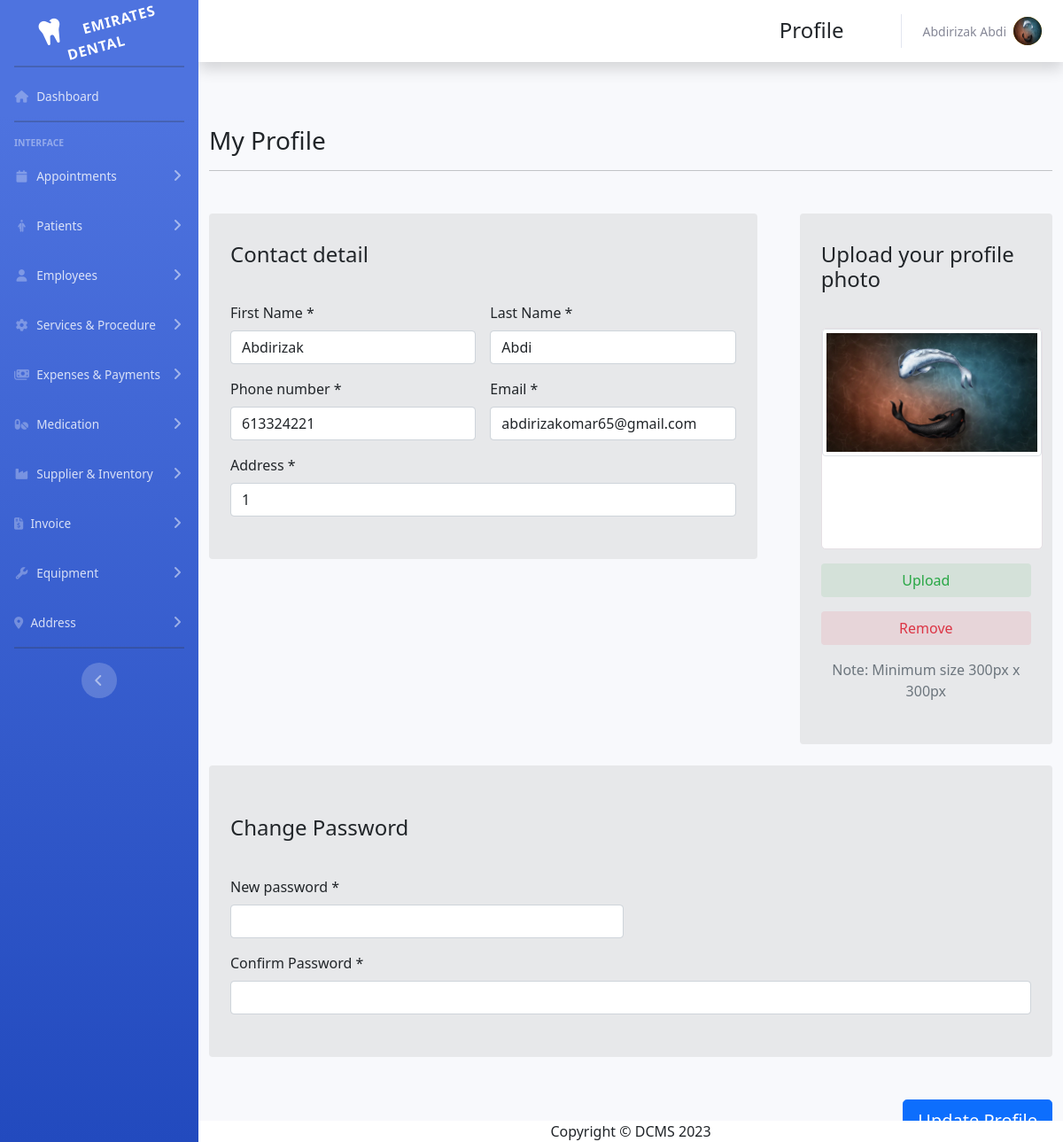
The app's page /index.php?page=profile (signed in) with its own data.
### tables this page shows
CREATE TABLE `employees` (
  `employee_id` int(11) NOT NULL,
  `first_name` varchar(255) DEFAULT NULL,
  `last_name` varchar(255) DEFAULT NULL,
  `email` varchar(255) DEFAULT NULL,
  `phone` varchar(255) DEFAULT NULL,
  `role_id` int(11) DEFAULT NULL,
  `qualification` varchar(255) DEFAULT NULL,
  `experience` varchar(50) DEFAULT NULL,
  `address` int(11) DEFAULT NULL,
  `gender` varchar(20) DEFAULT NULL,
  `profile` varchar(255) DEFAULT NULL,
  `hire_date` date DEFAULT NULL
);

### app/dashboard/profile.php (the view, shortened to what this page needs)
<?php
include_once('./app/database/conn.php');
$id = $_SESSION["empid"];
$sql = "SELECT * FROM employees WHERE employee_id='$id'";
$result = $conn->query($sql);
$row = $result->fetch_assoc();
$profile = './app/img/employee/' . $row['profile'];
?>
<div class="container">
    <div class="row">
        <div class="col-12">
            <div class="my-5">
                <h3>My Profile</h3>
                <hr>
            </div>
            <form class="file-upload" id='profileUpdate' enctype="multipart/form-data">
                <div class="row mb-5 gx-5">
                    <div class="col-xl-8 mb-5 mb-xxl-0">
                        <div class="bg-secondary-soft px-4 py-5 rounded">
                            <div class="row g-3">
                                <h4 class="mb-4 mt-0">Contact detail</h4>
                                <div class="col-md-6">
                                    <label class="form-label" for="firstName">First Name *</label>
                                    <input type="text" class="form-control" id="first_Name" name="firstName" value="<?php echo $row['first_name']; ?>">
                                </div>
                                <div class="col-md-6">
                                    <label class="form-label" for="lastName">Last Name *</label>
                                    <input type="text" class="form-control" id="last_Name" name="lastName" value="<?php echo $row['last_name']; ?>">
                                </div>
                                <div class="col-md-6">
                                    <label class="form-label" for="phoneNumber">Phone number *</label>
                                    <input type="text" class="form-control" id="phone" name="phoneNumber" value="<?php echo $row['phone']; ?>">
                                </div>
                                <div class="col-md-6">
                                    <label for="email" class="form-label">Email *</label>
                                    <input type="email" class="form-control" id="email" name="email" value="<?php echo $row['email']; ?>">
                                </div>
                                <div class="col-md-12">
                                    <label for="address" class="form-label">Address *</label>
                                    <input type="text" class="form-control" id="address" name="address" value="<?php echo $row['address']; ?>">
                                </div>
                            </div>
                        </div>
                    </div>
                    <div class="col-xl-4">
                        <div class="bg-secondary-soft px-4 py-5 rounded">
                            <div class="row g-3">
                                <h4 class="mb-4 mt-0">Upload your profile photo</h4>
                                <div class="text-center">
                                    <div class="square position-relative display-2 mb-3">
                                        <img src="<?php echo $profile; ?>" class="img-thumbnail" alt="User Profile Picture Is not available" />
                                    </div>
                                    <label class="btn btn-success-soft btn-block" for="profile">Upload</label>
                                    <button type="button" class="btn btn-danger-soft btn-block">Remove</button>
                                    <p class="text-muted mt-3 mb-0"><span class="me-1">Note:</span>Minimum size 300px x 300px</p>
                                </div>
                            </div>
                        </div>
                    </div>
                    <div class="col-xxl-6 mt-4">
                        <div class="bg-secondary-soft px-4 py-5 rounded">
                            <div class="row g-3">
                                <h4 class="my-4">Change Password</h4>
                                <div class="col-md-6">
                                    <label for="newPassword" class="form-label">New password *</label>
                                    <input type="password" class="form-control" id="newPassword" name="newPassword" >
                                </div>
                                <div class="col-md-12">
                                    <label for="confirmNewPassword" class="form-label">Confirm Password *</label>
                                    <input type="password" class="form-control" id="confirmNewPassword" name="confirmNewPassword">
                                </div>
                            </div>
                        </div>
                    </div>
                </div>
                <div class="gap-3 d-md-flex justify-content-md-end text-center">
                    <button type="submit" class="btn btn-primary btn-lg" name='update' id='update'>Update Profile</button>
                </div>
            </form>
        </div>
    </div>
</div>

### includes/header.php (shortened to what this page needs)
<!DOCTYPE html>
<html lang="en">
<head>
    <link rel="stylesheet"href="./vendor/fontawesome/css/all.min.css">
    <link href="css/sb-admin-2.min.css" rel="stylesheet">
    <link href="./vendor/DataTables/datatables.css" rel="stylesheet">
</head>
<body id="page-top">
    <div id="wrapper">
    <link rel="stylesheet" href="./vendor/css/bootstrap.min.css">
    <link rel="stylesheet" href="./vendor/fullcalendar/lib/main.min.css">

### includes/sidebar.php (shortened to what this page needs)
<ul class="navbar-nav bg-gradient-primary sidebar sidebar-dark accordion" id="accordionSidebar">
    <a class="sidebar-brand d-flex align-items-center justify-content-center" href="index.php">
        <div class="sidebar-brand-icon rotate-n-15">
            <i class="fas fa-tooth"></i>
            <div class="sidebar-brand-text mx-3">Emirates Dental</div>
        </div>
    </a>
    <hr class="sidebar-divider my-1">
    <li class="nav-item">
        <a class="nav-link" href="index.php?page=dashboard">
            <i class="fas fa-fw fa-house"></i>
            <span>Dashboard</span></a>
    </li>
    <hr class="sidebar-divider">
    <div class="sidebar-heading">
        Interface
    </div>
    <li class="nav-item">
        <a class="nav-link collapsed" href="#" data-toggle="collapse" data-target="#collapseAppointment" aria-expanded="true" aria-controls="collapseUtilities">
            <i class="fa fa-fw fa-calendar"></i>
            <span>Appointments</span>
        </a>
    </li>
    <li class="nav-item">
        <a class="nav-link collapsed" href="#" data-toggle="collapse" data-target="#collapsePatient" aria-expanded="true" aria-controls="collapseUtilities">
            <i class="fa-solid fa-fw fa-person-half-dress"></i>
            <span>Patients</span>
        </a>
    </li>
    <li class="nav-item">
        <a class="nav-link collapsed" href="#" data-toggle="collapse" data-target="#collapseStaff" aria-expanded="true" aria-controls="collapseUtilities">
            <i class="fas fa-fw fa-user"></i>
            <span>Employees</span>
        </a>
    </li>
    <li class="nav-item">
        <a class="nav-link collapsed" href="#" data-toggle="collapse" data-target="#collapseServices" aria-expanded="true" aria-controls="collapseUtilities">
            <i class="fas fa-fw fa-gear"></i>
            <span>Services & Procedure</span>
        </a>
    </li>
    <li class="nav-item">
        <a class="nav-link collapsed" href="#" data-toggle="collapse" data-target="#collapseExpenses" aria-expanded="true" aria-controls="collapseUtilities">
            <i class="fas fa-fw fa-money-bills"></i>
            <span>Expenses & Payments</span>
        </a>
    </li>
    <li class="nav-item">
        <a class="nav-link collapsed" href="#" data-toggle="collapse" data-target="#collapseMedication" aria-expanded="true" aria-controls="collapseUtilities">
            <i class="fas fa-fw fa-pills"></i>
            <span>Medication</span>
        </a>
    </li>
    <li class="nav-item">
        <a class="nav-link collapsed" href="#" data-toggle="collapse" data-target="#collapseSupplier" aria-expanded="true" aria-controls="collapseUtilities">
            <i class="fas fa-fw fa-industry"></i>
            <span>Supplier & Inventory</span>
        </a>
    </li>
    <li class="nav-item">
        <a class="nav-link collapsed" href="#" data-toggle="collapse" data-target="#collapseInvoice" aria-expanded="true" aria-controls="collapseUtilities">
        <i class="fa-solid fa-file-invoice-dollar"></i>
            <span>Invoice</span>
        </a>
    </li>
    <li class="nav-item">
        <a class="nav-link collapsed" href="#" data-toggle="collapse" data-target="#collapseEquipment" aria-expanded="true" aria-controls="collapseUtilities">
            <i class="fas fa-fw fa-wrench"></i>
            <span>Equipment</span>
        </a>
    </li>
    <li class="nav-item">
        <a class="nav-link collapsed" href="#" data-toggle="collapse" data-target="#collapseAddress" aria-expanded="true" aria-controls="collapseUtilities">
        <i class="fa-solid fa-location-dot"></i>
            <span>Address</span>
        </a>
    </li>
    <hr class="sidebar-divider d-none d-md-block">
    <div class="text-center d-none d-md-inline">
        <button class="rounded-circle border-0" id="sidebarToggle"></button>
    </div>
</ul>
<div id="content-wrapper" class="d-flex flex-column">
    <div id="content">
        <nav class="navbar navbar-expand navbar-light bg-white topbar mb-4 static-top shadow">
            <ul class="navbar-nav ml-auto">
                <li class="mt-3 text-center me-5 fs-4"><?php if (isset($title)) {
                                                            echo $title;
                                                        } ?></li>
                <li class="nav-item dropdown no-arrow">
                    <a class="nav-link dropdown-toggle" href="#" id="userDropdown" role="button" data-toggle="dropdown" aria-haspopup="true" aria-expanded="false">
                        <span class="mr-2 d-none d-lg-inline text-gray-600 small"><?php  echo $_SESSION["employee_name"];  ?></span>
                        <div class="rounded-circle btn-warning">
                            <img class="img-profile rounded-circle" src="<?php  echo './app/img/employee/'.$_SESSION["profile"];  ?>">
                        </div>
                    </a>
                </li>
            </ul>
        </nav>

### includes/footer.php (shortened to what this page needs)
<footer class="footer fixed-bottom bg-white">
    <div class="container my-auto">
        <div class="copyright text-center my-auto">
            <span>Copyright &copy; DCMS 2023</span>
        </div>
    </div>
</footer>
</div>
</div>
</body>
</html>

### index.php (shortened to what this page needs)
<?php
$is404 = false;
$page = '';
if(isset($_GET['page']) && !empty($_GET['page'])){
    $page = $_GET['page'];
    $title = $titles[$page]["title"];
    $file = $titles[$page]["path"]."/$page.php";
}
elseif(!in_array($page, $titles)){
    $is404 = true;
}
else{
    header("Location: index.php?page=dashboard");
}
require_once('./includes/header.php');
require_once('./includes/sidebar.php');
require_once($is404 ? './includes/404.php' : $file );
require_once('./includes/footer.php');
?>
    <link href="./vendor/DataTables/datatables.css" rel="stylesheet">
    <link href="./vendor/select2/css/select2.css" rel="stylesheet">

### app/dashboard/profile.php (style rules this page uses)
.bg-secondary-soft { background-color: rgba(77, 77, 77, 0.1) !important; }
.file-upload .square { height: 250px; width: 250px; margin: auto; vertical-align: middle; border: 1px solid #e5dfe4; background-color: #fff; border-radius: 5px; }
.btn-success-soft { color: #28a745; background-color: rgba(40, 167, 69, 0.1); }
.btn-danger-soft { color: #dc3545; background-color: rgba(220, 53, 69, 0.1); }

### includes/footer.php (style rules this page uses)
.footer { margin-left: 224px; }

### records on screen
employees: firstName "Abdirizak", lastName "Abdi", phoneNumber "613324221", email "abdirizakomar65@gmail.com", address "1", profile (picture)

### other values on screen
$title "Profile"
$_SESSION["employee_name"] "Abdirizak Abdi"
